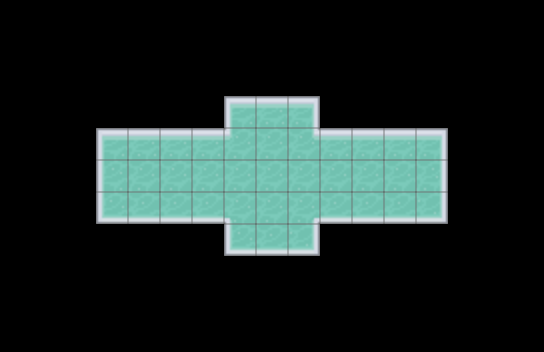

This is a level from a 2D game, rendered from its Tiled map with the project's own tilesets. A one-line summary and the complete map file follow:
An orthogonal 17x11 tile map with 32x32 px tiles, 2 tile layers (EntityLayer, DestructibleLayer), 1 hidden layer not drawn and 4 objects (Blinker2, Blinker1, Chaser2, Chaser1).

<map version="1.0" tiledversion="1.1.1" orientation="orthogonal" renderorder="right-down" width="17" height="11" tilewidth="32" tileheight="32" infinite="0" nextobjectid="31">
 <properties>
  <property name="doorEast" type="bool" value="true" />
  <property name="doorNorth" type="bool" value="true" />
  <property name="doorSouth" type="bool" value="true" />
  <property name="doorWest" type="bool" value="true" />
  <property name="level" type="int" value="0" />
  <property name="type" type="int" value="2" />
 </properties>
 <tileset firstgid="1" source="testTileSet.tsx" />
 <layer name="TileLayer" width="17" height="11" visible="0">
  <data encoding="csv">
178,176,176,176,176,176,176,177,0,175,176,176,176,176,176,176,179,
210,0,0,0,0,0,0,0,0,0,0,0,0,0,0,0,210,
210,0,0,0,0,0,0,0,0,0,0,0,0,0,0,0,210,
210,0,0,0,0,0,0,0,0,0,0,0,0,0,0,0,210,
207,0,0,0,0,0,0,0,0,0,0,0,0,0,0,0,207,
0,0,0,0,0,0,0,0,0,0,0,0,0,0,0,0,0,
174,0,0,0,0,0,0,0,0,0,0,0,0,0,0,0,174,
210,0,0,0,0,0,0,0,0,0,0,0,0,0,0,0,210,
210,0,0,0,0,0,0,0,0,0,0,0,0,0,0,0,210,
210,0,0,0,0,0,0,0,0,0,0,0,0,0,0,0,210,
211,176,176,176,176,176,176,177,0,175,176,176,176,176,176,176,212
</data>
 </layer>
 <layer name="EntityLayer" width="17" height="11">
  <data encoding="csv">
0,0,0,0,0,0,0,0,0,0,0,0,0,0,0,0,0,
0,0,0,0,0,0,0,0,0,0,0,0,0,0,0,0,0,
0,0,0,0,0,0,0,0,0,0,0,0,0,0,0,0,0,
0,0,0,0,0,0,0,0,0,0,0,0,0,0,0,0,0,
0,0,0,0,0,0,0,0,0,0,0,0,0,0,0,0,0,
0,0,0,0,0,0,0,0,0,0,0,0,0,0,0,0,0,
0,0,0,0,0,0,0,0,0,0,0,0,0,0,0,0,0,
0,0,0,0,0,0,0,0,0,0,0,0,0,0,0,0,0,
0,0,0,0,0,0,0,0,0,0,0,0,0,0,0,0,0,
0,0,0,0,0,0,0,0,0,0,0,0,0,0,0,0,0,
0,0,0,0,0,0,0,0,0,0,0,0,0,0,0,0,0
</data>
 </layer>
 <layer name="DestructibleLayer" width="17" height="11">
  <data encoding="csv">
0,0,0,0,0,0,0,0,0,0,0,0,0,0,0,0,0,
0,0,0,0,0,0,0,0,0,0,0,0,0,0,0,0,0,
0,0,0,0,0,0,0,0,0,0,0,0,0,0,0,0,0,
0,0,0,0,0,0,0,336,337,338,0,0,0,0,0,0,0,
0,0,0,336,337,337,337,373,370,372,337,337,337,338,0,0,0,
0,0,0,369,370,370,370,370,370,370,370,370,370,371,0,0,0,
0,0,0,402,403,403,403,340,370,339,403,403,403,404,0,0,0,
0,0,0,0,0,0,0,402,403,404,0,0,0,0,0,0,0,
0,0,0,0,0,0,0,0,0,0,0,0,0,0,0,0,0,
0,0,0,0,0,0,0,0,0,0,0,0,0,0,0,0,0,
0,0,0,0,0,0,0,0,0,0,0,0,0,0,0,0,0
</data>
 </layer>
 <objectgroup name="EnemyLayer">
  <object id="27" name="Blinker2" x="207" y="242">
   <properties>
    <property name="enemyID" type="int" value="1" />
    <property name="type" type="int" value="0" />
   </properties>
  </object>
  <object id="28" name="Blinker1" x="338" y="112">
   <properties>
    <property name="enemyID" type="int" value="1" />
    <property name="type" type="int" value="0" />
   </properties>
  </object>
  <object id="29" name="Chaser2" x="495" y="305">
   <properties>
    <property name="enemyID" type="int" value="0" />
    <property name="type" type="int" value="0" />
   </properties>
  </object>
  <object id="30" name="Chaser1" x="49" y="49">
   <properties>
    <property name="enemyID" type="int" value="0" />
    <property name="type" type="int" value="0" />
   </properties>
  </object>
 </objectgroup>
</map>
